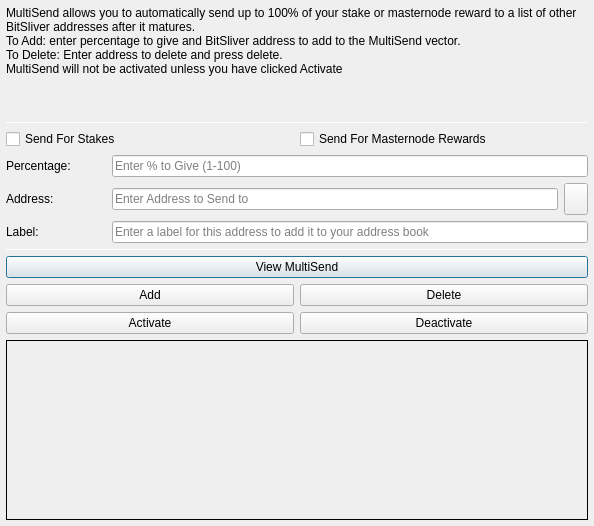
<?xml version="1.0" encoding="UTF-8"?>
<ui version="4.0">
 <class>MultiSendDialog</class>
 <widget class="QDialog" name="MultiSendDialog">
  <property name="windowModality">
   <enum>Qt::NonModal</enum>
  </property>
  <property name="geometry">
   <rect>
    <x>0</x>
    <y>0</y>
    <width>594</width>
    <height>526</height>
   </rect>
  </property>
  <property name="windowTitle">
   <string>MultiSend</string>
  </property>
  <layout class="QVBoxLayout" name="verticalLayout" stretch="0">
   <property name="leftMargin">
    <number>6</number>
   </property>
   <property name="topMargin">
    <number>6</number>
   </property>
   <property name="rightMargin">
    <number>6</number>
   </property>
   <property name="bottomMargin">
    <number>6</number>
   </property>
   <item>
    <layout class="QVBoxLayout" name="verticalLayout_Main" stretch="1,1,1,0,1,1,1">
     <item>
      <widget class="QLabel" name="label_2">
       <property name="lineWidth">
        <number>1</number>
       </property>
       <property name="text">
        <string>MultiSend allows you to automatically send up to 100% of your stake or masternode reward to a list of other BitSliver addresses after it matures.
To Add: enter percentage to give and BitSliver address to add to the MultiSend vector.
To Delete: Enter address to delete and press delete.
MultiSend will not be activated unless you have clicked Activate</string>
       </property>
       <property name="alignment">
        <set>Qt::AlignLeading|Qt::AlignLeft|Qt::AlignTop</set>
       </property>
       <property name="wordWrap">
        <bool>true</bool>
       </property>
      </widget>
     </item>
     <item>
      <widget class="Line" name="line">
       <property name="minimumSize">
        <size>
         <width>0</width>
         <height>1</height>
        </size>
       </property>
       <property name="maximumSize">
        <size>
         <width>16777215</width>
         <height>1</height>
        </size>
       </property>
       <property name="orientation">
        <enum>Qt::Horizontal</enum>
       </property>
      </widget>
     </item>
     <item>
      <layout class="QVBoxLayout" name="verticalLayout_Settings">
       <item>
        <layout class="QHBoxLayout" name="horizontalLayout">
         <item>
          <widget class="QCheckBox" name="multiSendStakeCheckBox">
           <property name="text">
            <string>Send For Stakes</string>
           </property>
          </widget>
         </item>
         <item>
          <widget class="QCheckBox" name="multiSendMasternodeCheckBox">
           <property name="text">
            <string>Send For Masternode Rewards</string>
           </property>
          </widget>
         </item>
        </layout>
       </item>
       <item>
        <layout class="QHBoxLayout" name="horizontalLayout_6">
         <item>
          <widget class="QLabel" name="label">
           <property name="minimumSize">
            <size>
             <width>100</width>
             <height>0</height>
            </size>
           </property>
           <property name="toolTip">
            <string>Percentage of stake to send</string>
           </property>
           <property name="text">
            <string>Percentage:</string>
           </property>
          </widget>
         </item>
         <item>
          <widget class="QLineEdit" name="multiSendPercentEdit">
           <property name="toolTip">
            <string>Enter whole numbers 1 - 100</string>
           </property>
           <property name="placeholderText">
            <string>Enter % to Give (1-100)</string>
           </property>
          </widget>
         </item>
        </layout>
       </item>
       <item>
        <layout class="QHBoxLayout" name="horizontalLayout_7">
         <item>
          <widget class="QLabel" name="label_5">
           <property name="minimumSize">
            <size>
             <width>100</width>
             <height>0</height>
            </size>
           </property>
           <property name="toolTip">
            <string>Address to send portion of stake to</string>
           </property>
           <property name="text">
            <string>Address:</string>
           </property>
          </widget>
         </item>
         <item>
          <widget class="QLineEdit" name="multiSendAddressEdit">
           <property name="toolTip">
            <string/>
           </property>
           <property name="placeholderText">
            <string>Enter Address to Send to</string>
           </property>
          </widget>
         </item>
         <item>
          <widget class="QToolButton" name="addressBookButton">
           <property name="maximumSize">
            <size>
             <width>16777215</width>
             <height>32</height>
            </size>
           </property>
           <property name="toolTip">
            <string>Choose an address from the address book</string>
           </property>
           <property name="text">
            <string/>
           </property>
           <property name="icon">
            <iconset resource="../bitsliver.qrc">
             <normaloff>:/icons/address-book</normaloff>:/icons/address-book</iconset>
           </property>
           <property name="shortcut">
            <string>Alt+A</string>
           </property>
          </widget>
         </item>
        </layout>
       </item>
      </layout>
     </item>
     <item>
      <layout class="QHBoxLayout" name="horizontalLayout_3">
       <item>
        <widget class="QLabel" name="label_3">
         <property name="minimumSize">
          <size>
           <width>100</width>
           <height>0</height>
          </size>
         </property>
         <property name="text">
          <string>Label:</string>
         </property>
        </widget>
       </item>
       <item>
        <widget class="QLineEdit" name="labelAddressLabelEdit">
         <property name="placeholderText">
          <string>Enter a label for this address to add it to your address book</string>
         </property>
        </widget>
       </item>
      </layout>
     </item>
     <item>
      <widget class="Line" name="line_2">
       <property name="minimumSize">
        <size>
         <width>0</width>
         <height>1</height>
        </size>
       </property>
       <property name="maximumSize">
        <size>
         <width>16777215</width>
         <height>1</height>
        </size>
       </property>
       <property name="orientation">
        <enum>Qt::Horizontal</enum>
       </property>
      </widget>
     </item>
     <item>
      <layout class="QVBoxLayout" name="verticalLayout_Buttons">
       <item>
        <layout class="QHBoxLayout" name="horizontalLayout_4">
         <item>
          <widget class="QPushButton" name="viewButton">
           <property name="toolTip">
            <string/>
           </property>
           <property name="statusTip">
            <string>View MultiSend Vector</string>
           </property>
           <property name="text">
            <string>View MultiSend</string>
           </property>
          </widget>
         </item>
        </layout>
       </item>
       <item>
        <layout class="QHBoxLayout" name="horizontalLayout_2">
         <item>
          <widget class="QPushButton" name="addButton">
           <property name="toolTip">
            <string/>
           </property>
           <property name="statusTip">
            <string>Add to MultiSend Vector</string>
           </property>
           <property name="text">
            <string>Add</string>
           </property>
          </widget>
         </item>
         <item>
          <widget class="QPushButton" name="deleteButton">
           <property name="toolTip">
            <string/>
           </property>
           <property name="statusTip">
            <string>Delete Address From MultiSend Vector</string>
           </property>
           <property name="text">
            <string>Delete</string>
           </property>
          </widget>
         </item>
        </layout>
       </item>
       <item>
        <layout class="QHBoxLayout" name="horizontalLayout_5">
         <item>
          <widget class="QPushButton" name="activateButton">
           <property name="statusTip">
            <string>Activate MultiSend</string>
           </property>
           <property name="text">
            <string>Activate</string>
           </property>
          </widget>
         </item>
         <item>
          <widget class="QPushButton" name="disableButton">
           <property name="statusTip">
            <string>Deactivate MultiSend</string>
           </property>
           <property name="text">
            <string>Deactivate</string>
           </property>
          </widget>
         </item>
        </layout>
       </item>
      </layout>
     </item>
     <item>
      <widget class="QLabel" name="message">
       <property name="minimumSize">
        <size>
         <width>0</width>
         <height>180</height>
        </size>
       </property>
       <property name="frameShape">
        <enum>QFrame::Panel</enum>
       </property>
       <property name="frameShadow">
        <enum>QFrame::Plain</enum>
       </property>
       <property name="lineWidth">
        <number>1</number>
       </property>
       <property name="midLineWidth">
        <number>1</number>
       </property>
       <property name="text">
        <string/>
       </property>
       <property name="alignment">
        <set>Qt::AlignLeading|Qt::AlignLeft|Qt::AlignTop</set>
       </property>
       <property name="wordWrap">
        <bool>true</bool>
       </property>
      </widget>
     </item>
    </layout>
   </item>
  </layout>
 </widget>
 <resources>
  <include location="../bitsliver.qrc"/>
 </resources>
 <connections/>
</ui>
